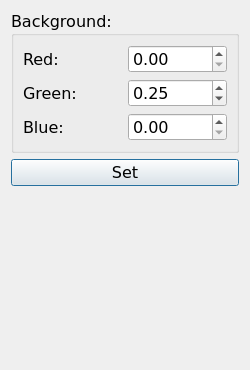
<?xml version="1.0" encoding="UTF-8"?>
<ui version="4.0">
 <class>ControlWindow</class>
 <widget class="QDialog" name="ControlWindow">
  <property name="geometry">
   <rect>
    <x>0</x>
    <y>0</y>
    <width>250</width>
    <height>370</height>
   </rect>
  </property>
  <property name="font">
   <font>
    <family>Verdana</family>
    <pointsize>12</pointsize>
   </font>
  </property>
  <property name="windowTitle">
   <string>Control</string>
  </property>
  <layout class="QVBoxLayout" name="verticalLayout_3">
   <item>
    <layout class="QVBoxLayout" name="verticalLayout_2">
     <item>
      <widget class="QGroupBox" name="groupBox">
       <property name="title">
        <string>Background:</string>
       </property>
       <layout class="QVBoxLayout" name="verticalLayout">
        <item>
         <layout class="QGridLayout" name="gridLayout">
          <item row="0" column="0">
           <widget class="QLabel" name="redLabel">
            <property name="text">
             <string>Red:</string>
            </property>
           </widget>
          </item>
          <item row="0" column="1">
           <widget class="QDoubleSpinBox" name="redDSpinBox">
            <property name="singleStep">
             <double>0.010000000000000</double>
            </property>
           </widget>
          </item>
          <item row="1" column="0">
           <widget class="QLabel" name="greenLabel">
            <property name="text">
             <string>Green:</string>
            </property>
           </widget>
          </item>
          <item row="1" column="1">
           <widget class="QDoubleSpinBox" name="greenDSpinBox">
            <property name="singleStep">
             <double>0.010000000000000</double>
            </property>
            <property name="value">
             <double>0.250000000000000</double>
            </property>
           </widget>
          </item>
          <item row="2" column="0">
           <widget class="QLabel" name="blueLabel">
            <property name="text">
             <string>Blue:</string>
            </property>
           </widget>
          </item>
          <item row="2" column="1">
           <widget class="QDoubleSpinBox" name="blueDSpinBox">
            <property name="singleStep">
             <double>0.010000000000000</double>
            </property>
           </widget>
          </item>
         </layout>
        </item>
       </layout>
      </widget>
     </item>
     <item>
      <widget class="QPushButton" name="setButton">
       <property name="text">
        <string>Set</string>
       </property>
      </widget>
     </item>
     <item>
      <spacer name="verticalSpacer">
       <property name="orientation">
        <enum>Qt::Vertical</enum>
       </property>
       <property name="sizeHint" stdset="0">
        <size>
         <width>20</width>
         <height>40</height>
        </size>
       </property>
      </spacer>
     </item>
    </layout>
   </item>
  </layout>
 </widget>
 <resources/>
 <connections/>
</ui>
